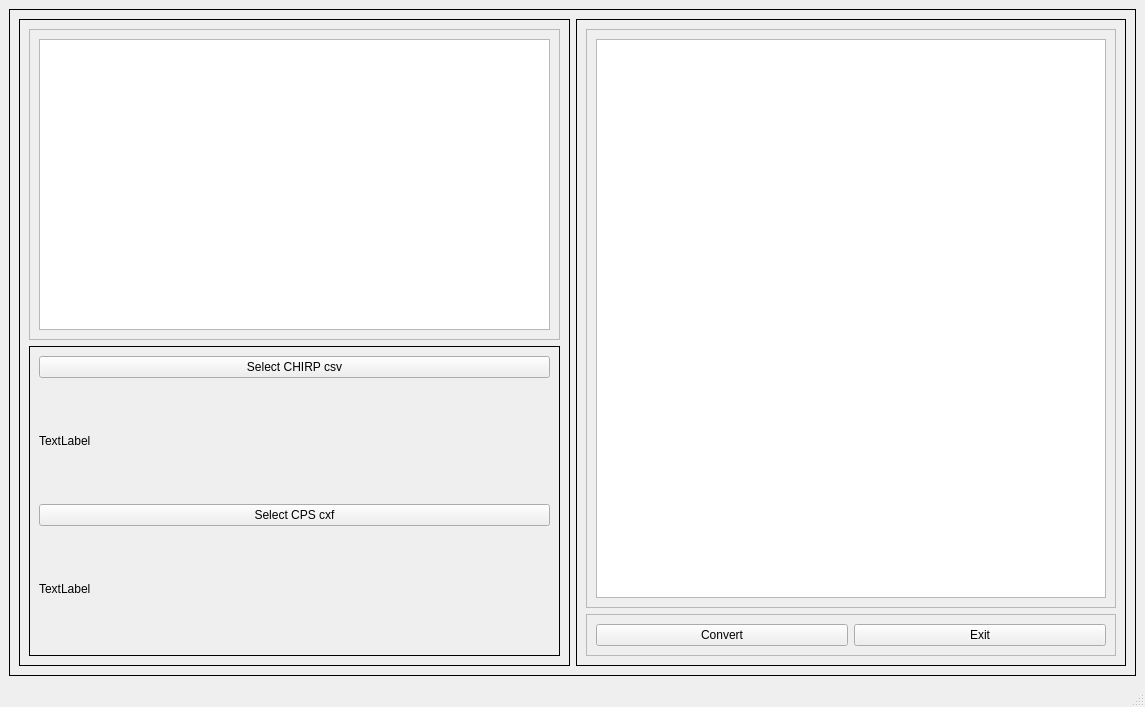
<?xml version="1.0" encoding="UTF-8"?>
<ui version="4.0">
 <class>MainWindow</class>
 <widget class="QMainWindow" name="MainWindow">
  <property name="geometry">
   <rect>
    <x>0</x>
    <y>0</y>
    <width>1145</width>
    <height>707</height>
   </rect>
  </property>
  <property name="windowTitle">
   <string>MainWindow</string>
  </property>
  <widget class="QWidget" name="centralwidget">
   <layout class="QVBoxLayout" name="verticalLayout_5">
    <item>
     <widget class="QFrame" name="frame_7">
      <property name="frameShape">
       <enum>QFrame::Box</enum>
      </property>
      <property name="frameShadow">
       <enum>QFrame::Plain</enum>
      </property>
      <layout class="QHBoxLayout" name="horizontalLayout_2">
       <item>
        <widget class="QFrame" name="frame_2">
         <property name="frameShape">
          <enum>QFrame::Box</enum>
         </property>
         <property name="frameShadow">
          <enum>QFrame::Plain</enum>
         </property>
         <layout class="QVBoxLayout" name="verticalLayout_2">
          <item>
           <widget class="QFrame" name="frame_3">
            <property name="frameShape">
             <enum>QFrame::StyledPanel</enum>
            </property>
            <property name="frameShadow">
             <enum>QFrame::Raised</enum>
            </property>
            <layout class="QVBoxLayout" name="verticalLayout">
             <item>
              <widget class="QTextBrowser" name="textBrowser_Disclaimer"/>
             </item>
            </layout>
           </widget>
          </item>
          <item>
           <widget class="QFrame" name="frame">
            <property name="sizePolicy">
             <sizepolicy hsizetype="Preferred" vsizetype="Expanding">
              <horstretch>0</horstretch>
              <verstretch>0</verstretch>
             </sizepolicy>
            </property>
            <property name="frameShape">
             <enum>QFrame::Box</enum>
            </property>
            <property name="frameShadow">
             <enum>QFrame::Plain</enum>
            </property>
            <layout class="QVBoxLayout" name="verticalLayout_6">
             <item>
              <widget class="QPushButton" name="pushButton_selectCHIRPcsvFile">
               <property name="text">
                <string>Select CHIRP csv</string>
               </property>
              </widget>
             </item>
             <item>
              <widget class="QLabel" name="label_selectCHIRPcsvFile">
               <property name="text">
                <string>TextLabel</string>
               </property>
              </widget>
             </item>
             <item>
              <widget class="QPushButton" name="pushButton_selectCPScxfFile">
               <property name="text">
                <string>Select CPS cxf</string>
               </property>
              </widget>
             </item>
             <item>
              <widget class="QLabel" name="label_selectCPScxfFile">
               <property name="text">
                <string>TextLabel</string>
               </property>
              </widget>
             </item>
            </layout>
           </widget>
          </item>
         </layout>
        </widget>
       </item>
       <item>
        <widget class="QFrame" name="frame_6">
         <property name="frameShape">
          <enum>QFrame::Box</enum>
         </property>
         <property name="frameShadow">
          <enum>QFrame::Plain</enum>
         </property>
         <layout class="QVBoxLayout" name="verticalLayout_4">
          <item>
           <widget class="QFrame" name="frame_5">
            <property name="frameShape">
             <enum>QFrame::StyledPanel</enum>
            </property>
            <property name="frameShadow">
             <enum>QFrame::Raised</enum>
            </property>
            <layout class="QVBoxLayout" name="verticalLayout_3">
             <item>
              <widget class="QTextBrowser" name="textBrowser_ConvertedChannels"/>
             </item>
            </layout>
           </widget>
          </item>
          <item>
           <widget class="QFrame" name="frame_4">
            <property name="frameShape">
             <enum>QFrame::StyledPanel</enum>
            </property>
            <property name="frameShadow">
             <enum>QFrame::Raised</enum>
            </property>
            <layout class="QHBoxLayout" name="horizontalLayout">
             <item>
              <widget class="QPushButton" name="pushButton_Convert">
               <property name="text">
                <string>Convert</string>
               </property>
              </widget>
             </item>
             <item>
              <widget class="QPushButton" name="pushButton_Exit">
               <property name="text">
                <string>Exit</string>
               </property>
              </widget>
             </item>
            </layout>
           </widget>
          </item>
         </layout>
        </widget>
       </item>
      </layout>
     </widget>
    </item>
   </layout>
  </widget>
  <widget class="QStatusBar" name="statusbar"/>
 </widget>
 <resources/>
 <connections>
  <connection>
   <sender>pushButton_selectCHIRPcsvFile</sender>
   <signal>clicked()</signal>
   <receiver>MainWindow</receiver>
   <slot>selectCHIRPcsvFile_clicked()</slot>
   <hints>
    <hint type="sourcelabel">
     <x>119</x>
     <y>367</y>
    </hint>
    <hint type="destinationlabel">
     <x>-1</x>
     <y>368</y>
    </hint>
   </hints>
  </connection>
  <connection>
   <sender>pushButton_selectCPScxfFile</sender>
   <signal>clicked()</signal>
   <receiver>MainWindow</receiver>
   <slot>selectCPScxfFile_clicked()</slot>
   <hints>
    <hint type="sourcelabel">
     <x>252</x>
     <y>515</y>
    </hint>
    <hint type="destinationlabel">
     <x>1</x>
     <y>523</y>
    </hint>
   </hints>
  </connection>
  <connection>
   <sender>pushButton_Convert</sender>
   <signal>clicked()</signal>
   <receiver>MainWindow</receiver>
   <slot>selectCPScxfFile_clicked()</slot>
   <hints>
    <hint type="sourcelabel">
     <x>744</x>
     <y>637</y>
    </hint>
    <hint type="destinationlabel">
     <x>626</x>
     <y>684</y>
    </hint>
   </hints>
  </connection>
  <connection>
   <sender>pushButton_Exit</sender>
   <signal>clicked()</signal>
   <receiver>MainWindow</receiver>
   <slot>exitApp()</slot>
   <hints>
    <hint type="sourcelabel">
     <x>991</x>
     <y>636</y>
    </hint>
    <hint type="destinationlabel">
     <x>1147</x>
     <y>673</y>
    </hint>
   </hints>
  </connection>
 </connections>
 <slots>
  <slot>selectCHIRPcsvFile()</slot>
  <slot>selectCHIRPcsvFile_clicked()</slot>
  <slot>selectCPScxfFile_clicked()</slot>
  <slot>convertCSV2CXF()</slot>
  <slot>exitApp()</slot>
 </slots>
</ui>
